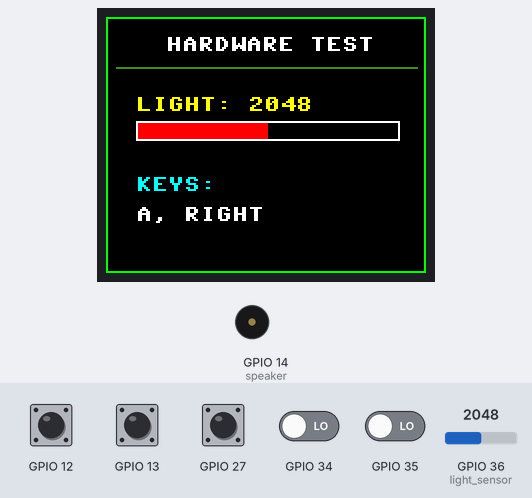
The program below on a simulated ESP32 board running MicroPython. Parts: 160×128 colour display, buzzer (waves = sounding). The test bench sets the inputs (shaded band); at power-on: GPIO 12, GPIO 13, GPIO 27 HIGH, GPIO 34, GPIO 35 LOW, GPIO 36 (light_sensor) = 2048 (analog values on the 0–4095 scale). What the program prints to the serial console is not drawn.

Above: at 1.5 s.
1.6 s: GPIO 34 driven HIGH
At 3.0 s:
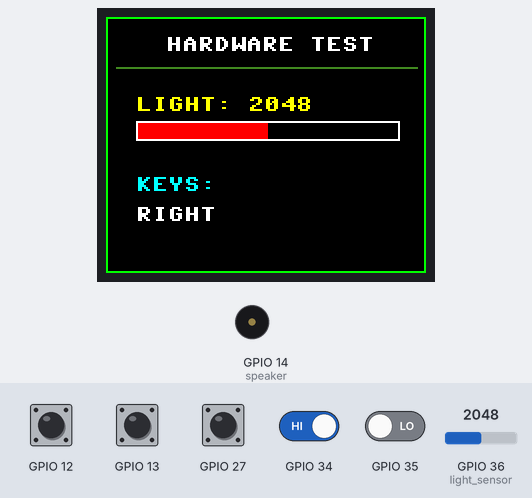
3.7 s: GPIO 12 pulled LOW for 0.35 s
At 4.26 s:
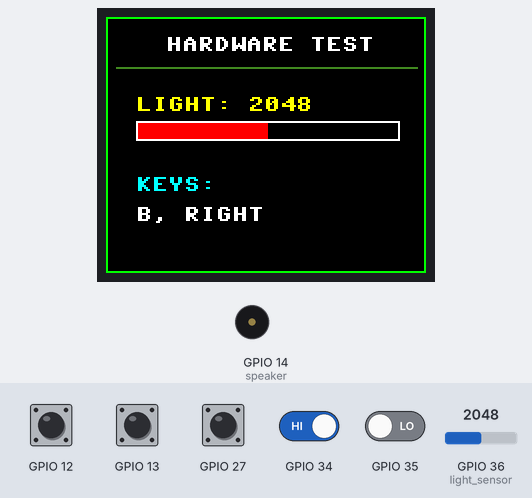
5.9 s: GPIO 13 pulled LOW for 1 s
At 6.8 s:
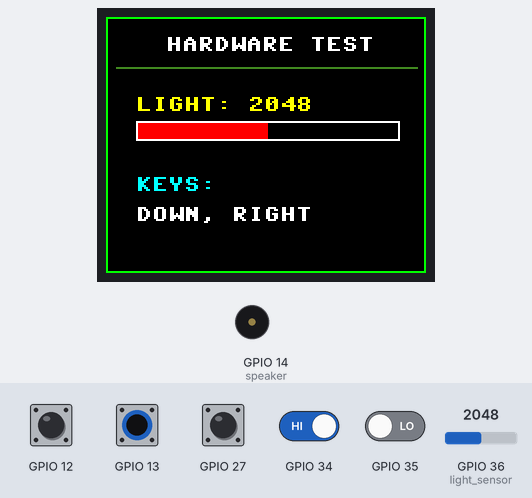
8.8 s: GPIO 12 pulled LOW for 1 s
At 11.4 s:
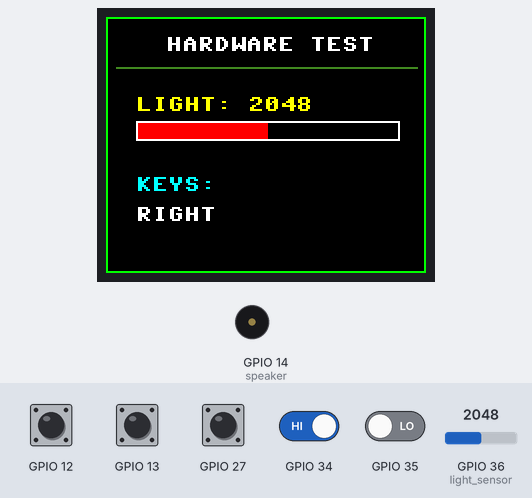
Timing chart, 0 to 12.4 s (numbered marks = the images above; inputs shaded):
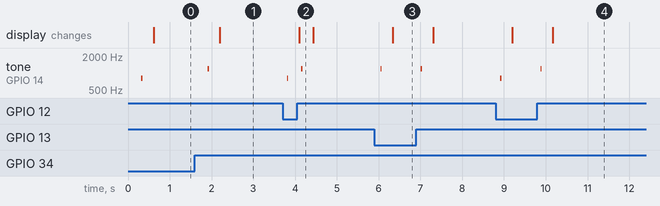

Measured:
- after the input at 1.6 s, tone on GPIO 14 (speaker): silent → 1200 Hz after 0.31 s, → silent 0.03 s later; the display: changes after 0.60 s (image 1)
- after the input at 3.7 s, tone on GPIO 14 (speaker): silent → 800 Hz after 0.11 s, → silent 0.03 s later, → 1200 Hz 0.31 s later, → silent 0.03 s later; the display: changes after 0.40 s (image 2)
- after the input at 5.9 s, tone on GPIO 14 (speaker): alternates 1200 Hz for 0.03 s and silent for 0.93 s, 4 changes in all, then stays silent, starting after 0.15 s; the display: changes after 0.44 s (image 3)
- after the input at 8.8 s, tone on GPIO 14 (speaker): silent → 800 Hz after 0.11 s, → silent 0.03 s later, → 1200 Hz 0.93 s later, → silent 0.03 s later; the display: first changes after 0.40 s (image 4 shows a later state)

The program:

hardware_test.py
```python
import machine
import time
import framebuf
import ustruct

# ==========================================
# 1. 硬件引脚配置
# ==========================================
# 屏幕引脚
SCR_DC   = machine.Pin(4, machine.Pin.OUT)
SCR_CS   = machine.Pin(5, machine.Pin.OUT)
SCR_RST  = machine.Pin(2, machine.Pin.OUT)
SCR_BL   = machine.Pin(21, machine.Pin.OUT, value=1) # 背光

# 按键引脚 (根据你提供的引脚定义)
key_map = {
    "A": 34, "B": 12,
    "UP": 2, "DOWN": 13,
    "LEFT": 27, "RIGHT": 35
}

buttons = {}
for name, pin in key_map.items():
    # GPIO 34, 35 为仅输入引脚，不支持内部上拉
    if pin in [34, 35]:
        buttons[name] = machine.Pin(pin, machine.Pin.IN)
    else:
        buttons[name] = machine.Pin(pin, machine.Pin.IN, machine.Pin.PULL_UP)

# 光感 (ADC)
light_sensor = machine.ADC(machine.Pin(36))
light_sensor.atten(machine.ADC.ATTN_11DB) # 0-3.6V量程

# 扬声器 (PWM)
speaker = machine.PWM(machine.Pin(14))
speaker.duty(0)

# 屏幕参数与 SPI 初始化
WIDTH, HEIGHT = 160, 128
spi = machine.SPI(2, baudrate=24000000, sck=machine.Pin(18), mosi=machine.Pin(23))
buffer = bytearray(WIDTH * HEIGHT * 2)
fbuf = framebuf.FrameBuffer(buffer, WIDTH, HEIGHT, framebuf.RGB565)

# ==========================================
# 2. 核心驱动函数
# ==========================================
def write_cmd(cmd):
    SCR_DC.value(0)
    SCR_CS.value(0)
    spi.write(bytearray([cmd]))
    SCR_CS.value(1)

def write_data(data):
    SCR_DC.value(1)
    SCR_CS.value(0)
    spi.write(data)
    SCR_CS.value(1)

def init_st7735():
    SCR_RST.value(0)
    time.sleep_ms(50)
    SCR_RST.value(1)
    time.sleep_ms(120)
    write_cmd(0x01) # 软件复位
    time.sleep_ms(150)
    write_cmd(0x11) # 退出睡眠
    write_cmd(0x36)
    write_data(b'\x60') # 顺时针90度
    write_cmd(0x3A)
    write_data(b'\x05')
    write_cmd(0x29) # 开启显示

def refresh_screen():
    write_cmd(0x2A)
    write_data(bytearray([0x00, 0x00, 0x00, 159]))
    write_cmd(0x2B)
    write_data(bytearray([0x00, 0x00, 0x00, 127]))
    write_cmd(0x2C)
    # 字节交换解决颜色偏差
    for i in range(0, len(buffer), 2):
        b1 = buffer[i]
        buffer[i] = buffer[i+1]
        buffer[i+1] = b1
    SCR_DC.value(1)
    SCR_CS.value(0)
    spi.write(buffer)
    SCR_CS.value(1)

def beep(freq=1000, duration=50):
    speaker.freq(freq)
    speaker.duty(512)
    time.sleep_ms(duration)
    speaker.duty(0)

# ==========================================
# 3. 动态测试主程序
# ==========================================
def run_test():
    init_st7735()
    print("硬件测试已启动...")

    last_pressed = ""

    while True:
        # 清屏并绘制背景
        fbuf.fill(0x0000)
        fbuf.rect(0, 0, 160, 128, 0x07E0) # 绿色外框
        fbuf.text("HARDWARE TEST", 30, 10, 0xFFFF)
        fbuf.line(5, 25, 155, 25, 0x4444)

        # 1. 读取并显示光感数值
        light_val = light_sensor.read()
        fbuf.text("LIGHT: {}".format(light_val), 15, 40, 0xFFE0)
        # 绘制感光能量条
        bar_width = int((light_val / 4095) * 130)
        fbuf.rect(15, 52, 132, 10, 0xFFFF)
        fbuf.fill_rect(16, 53, bar_width, 8, 0xF800)

        # 2. 检测按键状态
        pressed_list = []
        for name, obj in buttons.items():
            if obj.value() == 0: # 假设按下为低电平
                pressed_list.append(name)

        status_text = ", ".join(pressed_list) if pressed_list else "NONE"
        fbuf.text("KEYS: ", 15, 80, 0x07FF)
        fbuf.text(status_text, 15, 95, 0xFFFF)

        # 3. 按键音反馈
        if pressed_list:
            current_key = pressed_list[0]
            if current_key != last_pressed:
                beep(800 if current_key in ["A", "B"] else 1200, 30)
                last_pressed = current_key
        else:
            last_pressed = ""

        # 4. 刷新屏幕
        refresh_screen()
        time.sleep_ms(50)

# 启动测试
try:
    run_test()
except KeyboardInterrupt:
    speaker.duty(0)
    print("测试停止")
```
